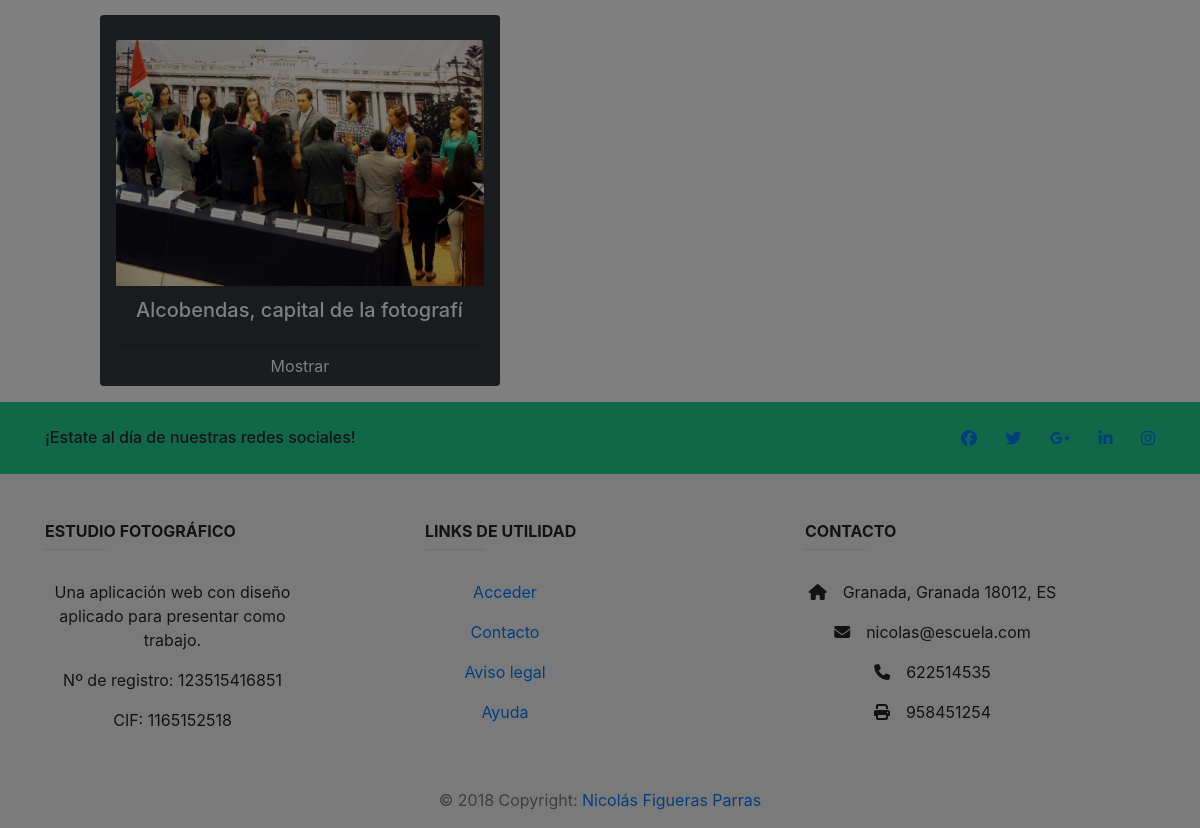
Before: / (lower part) with the older database file.
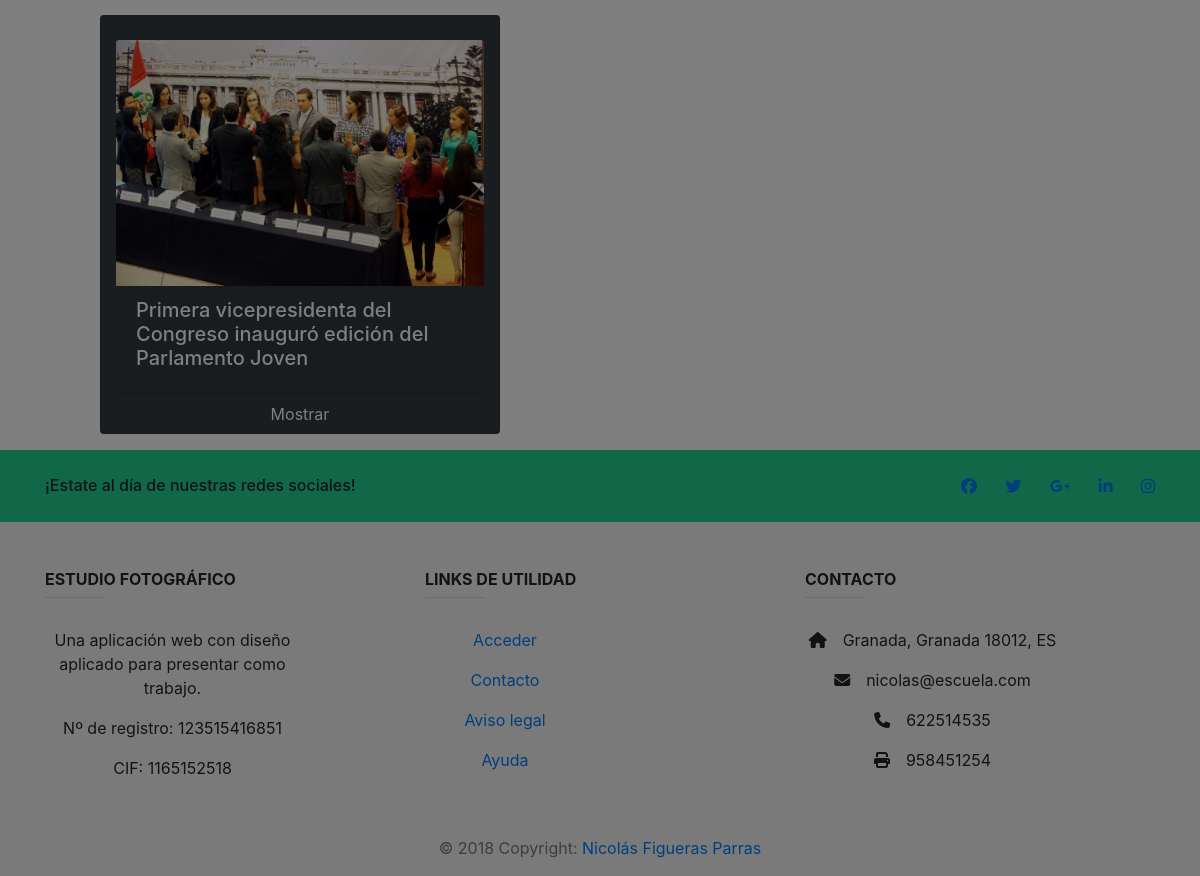
After: the same page with the newer database file.
### tables this page shows
CREATE TABLE `noticias` (
  `id` bigint(20) UNSIGNED NOT NULL,
  `titular` varchar(200) NOT NULL,
  `contenido` varchar(2000) NOT NULL,
  `imagen` varchar(80) NOT NULL,
  `fecha` date NOT NULL
);

### index.php (the view, shortened to what the changed rows need)
<!DOCTYPE html>
<html>
    <head>
        <link href="https://stackpath.bootstrapcdn.com/bootstrap/4.1.3/css/bootstrap.min.css" rel="stylesheet">
        <link href="https://stackpath.bootstrapcdn.com/font-awesome/4.7.0/css/font-awesome.min.css" rel="stylesheet">
        <link href="https://stackpath.bootstrapcdn.com/font-awesome/4.7.0/css/font-awesome.min.css" rel="stylesheet">
        <link rel="stylesheet" href="https://cdnjs.cloudflare.com/ajax/libs/font-awesome/4.7.0/css/font-awesome.min.css">
        <link rel="stylesheet" href="https://use.fontawesome.com/releases/v5.6.3/css/all.css">
        <link href="//netdna.bootstrapcdn.com/font-awesome/3.2.1/css/font-awesome.css" rel="stylesheet">
        <link href="indexStyle.css" rel="stylesheet" type="text/css"/>
    </head>
    <body>
        <?php
            if(isset($_COOKIE['sesion']) && isset($_SESSION['user'])){
                if($_SESSION['user']=='admin'){
                    include('NavBar/Index/navBarAdmin.php');
                }else{
                    include('NavBar/Index/navBarClient.php');
                }
            }else{
                include('NavBar/Index/navBarClearUser.php');
            }
        ?>
            <?php
                $db = connectDb();
            ?>
        <br><br>
        <br>
        <?php
            $actualDate = date("Y/m/d");
            $query = "SELECT * FROM noticias WHERE fecha >= $actualDate ORDER BY fecha DESC";
            $resultNews = mysqli_query($db, $query);
            if(!$resultNews == 0){
                $rows=mysqli_num_rows($resultNews);
                if($rows>3){
                    $rows=3;
                }
            }else{
                echo "No se ha encontrado ninguna noticia";
            }
            for($i=0; $i<$rows; $i++){
                echo "<div class='container col-12'>";
                    echo "<div class='row'>";
                        $noticias=mysqli_fetch_array($resultNews);
                        echo "<div class='card col-12 col-lg-4 offset-lg-1 text-white bg-dark mb-3'>";
                            echo "<br><img class='card-img-top' src='Noticias/$noticias[imagen]'>";
                            echo "<div class='card-header d-none d-md-block' id='headingOne'>";
                                echo "<h5 class='card-title'>$noticias[titular]</h5>";
                            echo "</div>";
                            echo "<a class='btn btn-dark' id='showNhide$i'>Mostrar</a>";
                        echo "</div>";
                    echo "</div>";
                echo "</div>";
            }
        ?>
    </body>
</html>

Changed rows visible on the page:
changed noticias: titular "Alcobendas, capital de la fotografí" → "Primera vicepresidenta del Congreso inauguró edición del Parlamento Joven"
